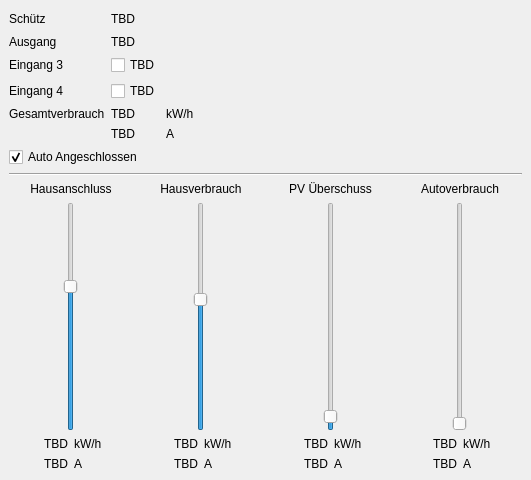
<?xml version="1.0" encoding="UTF-8"?>
<ui version="4.0">
 <class>MainWindow</class>
 <widget class="QMainWindow" name="MainWindow">
  <property name="geometry">
   <rect>
    <x>0</x>
    <y>0</y>
    <width>531</width>
    <height>480</height>
   </rect>
  </property>
  <property name="windowTitle">
   <string>MainWindow</string>
  </property>
  <widget class="QWidget" name="centralwidget">
   <layout class="QVBoxLayout" name="verticalLayout">
    <item>
     <layout class="QGridLayout" name="gridLayout_2">
      <item row="0" column="0">
       <widget class="QLabel" name="label_9">
        <property name="text">
         <string>Schütz</string>
        </property>
       </widget>
      </item>
      <item row="0" column="2">
       <widget class="QLabel" name="label_23">
        <property name="text">
         <string/>
        </property>
       </widget>
      </item>
      <item row="1" column="2">
       <widget class="QLabel" name="label_24">
        <property name="text">
         <string/>
        </property>
       </widget>
      </item>
      <item row="3" column="2">
       <widget class="QLabel" name="label_26">
        <property name="text">
         <string/>
        </property>
       </widget>
      </item>
      <item row="0" column="3">
       <spacer name="horizontalSpacer">
        <property name="orientation">
         <enum>Qt::Horizontal</enum>
        </property>
        <property name="sizeHint" stdset="0">
         <size>
          <width>40</width>
          <height>20</height>
         </size>
        </property>
       </spacer>
      </item>
      <item row="4" column="1">
       <widget class="QLabel" name="label_sum_consumption_kwh">
        <property name="text">
         <string>TBD</string>
        </property>
       </widget>
      </item>
      <item row="2" column="0">
       <widget class="QLabel" name="label_30">
        <property name="text">
         <string>Eingang 3</string>
        </property>
       </widget>
      </item>
      <item row="2" column="2">
       <widget class="QLabel" name="label_25">
        <property name="text">
         <string/>
        </property>
       </widget>
      </item>
      <item row="4" column="2">
       <widget class="QLabel" name="label_27">
        <property name="text">
         <string>kW/h</string>
        </property>
       </widget>
      </item>
      <item row="1" column="1">
       <widget class="QLabel" name="label_out">
        <property name="text">
         <string>TBD</string>
        </property>
       </widget>
      </item>
      <item row="3" column="0">
       <widget class="QLabel" name="label_31">
        <property name="text">
         <string>Eingang 4</string>
        </property>
       </widget>
      </item>
      <item row="0" column="1">
       <widget class="QLabel" name="label_contactor">
        <property name="text">
         <string>TBD</string>
        </property>
       </widget>
      </item>
      <item row="5" column="1">
       <widget class="QLabel" name="label_sum_consumption_a">
        <property name="text">
         <string>TBD</string>
        </property>
       </widget>
      </item>
      <item row="1" column="0">
       <widget class="QLabel" name="label_29">
        <property name="text">
         <string>Ausgang</string>
        </property>
       </widget>
      </item>
      <item row="5" column="2">
       <widget class="QLabel" name="label_8">
        <property name="text">
         <string>A</string>
        </property>
       </widget>
      </item>
      <item row="4" column="0">
       <widget class="QLabel" name="label_17">
        <property name="text">
         <string>Gesamtverbrauch</string>
        </property>
       </widget>
      </item>
      <item row="2" column="1">
       <widget class="QCheckBox" name="checkbox_in3">
        <property name="text">
         <string>TBD</string>
        </property>
       </widget>
      </item>
      <item row="3" column="1">
       <widget class="QCheckBox" name="checkbox_in4">
        <property name="text">
         <string>TBD</string>
        </property>
       </widget>
      </item>
     </layout>
    </item>
    <item>
     <widget class="QCheckBox" name="checkbox_car_connected">
      <property name="text">
       <string>Auto Angeschlossen</string>
      </property>
      <property name="checked">
       <bool>true</bool>
      </property>
     </widget>
    </item>
    <item>
     <widget class="Line" name="line">
      <property name="orientation">
       <enum>Qt::Horizontal</enum>
      </property>
     </widget>
    </item>
    <item>
     <layout class="QGridLayout" name="gridLayout">
      <item row="5" column="0">
       <layout class="QHBoxLayout" name="horizontalLayout_6">
        <item>
         <widget class="QLabel" name="label_main_a">
          <property name="text">
           <string>TBD</string>
          </property>
          <property name="alignment">
           <set>Qt::AlignRight|Qt::AlignTrailing|Qt::AlignVCenter</set>
          </property>
         </widget>
        </item>
        <item>
         <widget class="QLabel" name="label">
          <property name="text">
           <string>A</string>
          </property>
         </widget>
        </item>
       </layout>
      </item>
      <item row="1" column="1">
       <widget class="QSlider" name="slider_house_consumption">
        <property name="sizePolicy">
         <sizepolicy hsizetype="Expanding" vsizetype="Expanding">
          <horstretch>0</horstretch>
          <verstretch>0</verstretch>
         </sizepolicy>
        </property>
        <property name="minimum">
         <number>-64000</number>
        </property>
        <property name="maximum">
         <number>64000</number>
        </property>
        <property name="pageStep">
         <number>1000</number>
        </property>
        <property name="value">
         <number>10000</number>
        </property>
        <property name="orientation">
         <enum>Qt::Vertical</enum>
        </property>
       </widget>
      </item>
      <item row="1" column="0">
       <widget class="QSlider" name="slider_main">
        <property name="sizePolicy">
         <sizepolicy hsizetype="Expanding" vsizetype="Expanding">
          <horstretch>0</horstretch>
          <verstretch>0</verstretch>
         </sizepolicy>
        </property>
        <property name="maximum">
         <number>128000</number>
        </property>
        <property name="pageStep">
         <number>1000</number>
        </property>
        <property name="value">
         <number>64000</number>
        </property>
        <property name="orientation">
         <enum>Qt::Vertical</enum>
        </property>
       </widget>
      </item>
      <item row="1" column="3">
       <widget class="QSlider" name="slider_pv_excess">
        <property name="sizePolicy">
         <sizepolicy hsizetype="Expanding" vsizetype="Expanding">
          <horstretch>0</horstretch>
          <verstretch>0</verstretch>
         </sizepolicy>
        </property>
        <property name="maximum">
         <number>64000</number>
        </property>
        <property name="pageStep">
         <number>1000</number>
        </property>
        <property name="value">
         <number>2000</number>
        </property>
        <property name="orientation">
         <enum>Qt::Vertical</enum>
        </property>
       </widget>
      </item>
      <item row="0" column="1">
       <widget class="QLabel" name="label_4">
        <property name="text">
         <string>Hausverbrauch</string>
        </property>
        <property name="alignment">
         <set>Qt::AlignCenter</set>
        </property>
       </widget>
      </item>
      <item row="0" column="4">
       <widget class="QLabel" name="label_car_consumption_title">
        <property name="text">
         <string>Autoverbrauch</string>
        </property>
        <property name="alignment">
         <set>Qt::AlignCenter</set>
        </property>
       </widget>
      </item>
      <item row="3" column="1">
       <layout class="QHBoxLayout" name="horizontalLayout_3">
        <item>
         <widget class="QLabel" name="label_house_consumption_kwh">
          <property name="text">
           <string>TBD</string>
          </property>
          <property name="alignment">
           <set>Qt::AlignRight|Qt::AlignTrailing|Qt::AlignVCenter</set>
          </property>
         </widget>
        </item>
        <item>
         <widget class="QLabel" name="label_20">
          <property name="text">
           <string>kW/h</string>
          </property>
         </widget>
        </item>
       </layout>
      </item>
      <item row="1" column="4">
       <widget class="QSlider" name="slider_car_consumption">
        <property name="sizePolicy">
         <sizepolicy hsizetype="Expanding" vsizetype="Expanding">
          <horstretch>0</horstretch>
          <verstretch>0</verstretch>
         </sizepolicy>
        </property>
        <property name="maximum">
         <number>32000</number>
        </property>
        <property name="pageStep">
         <number>1000</number>
        </property>
        <property name="orientation">
         <enum>Qt::Vertical</enum>
        </property>
       </widget>
      </item>
      <item row="3" column="3">
       <layout class="QHBoxLayout" name="horizontalLayout_4">
        <item>
         <widget class="QLabel" name="label_pv_excess_kwh">
          <property name="text">
           <string>TBD</string>
          </property>
          <property name="alignment">
           <set>Qt::AlignRight|Qt::AlignTrailing|Qt::AlignVCenter</set>
          </property>
         </widget>
        </item>
        <item>
         <widget class="QLabel" name="label_21">
          <property name="text">
           <string>kW/h</string>
          </property>
         </widget>
        </item>
       </layout>
      </item>
      <item row="3" column="0">
       <layout class="QHBoxLayout" name="horizontalLayout_2">
        <item>
         <widget class="QLabel" name="label_main_kwh">
          <property name="text">
           <string>TBD</string>
          </property>
          <property name="alignment">
           <set>Qt::AlignRight|Qt::AlignTrailing|Qt::AlignVCenter</set>
          </property>
         </widget>
        </item>
        <item>
         <widget class="QLabel" name="label_19">
          <property name="text">
           <string>kW/h</string>
          </property>
         </widget>
        </item>
       </layout>
      </item>
      <item row="3" column="4">
       <layout class="QHBoxLayout" name="horizontalLayout_5">
        <item>
         <widget class="QLabel" name="label_car_consumption_kwh">
          <property name="text">
           <string>TBD</string>
          </property>
          <property name="alignment">
           <set>Qt::AlignRight|Qt::AlignTrailing|Qt::AlignVCenter</set>
          </property>
         </widget>
        </item>
        <item>
         <widget class="QLabel" name="label_7">
          <property name="text">
           <string>kW/h</string>
          </property>
         </widget>
        </item>
       </layout>
      </item>
      <item row="0" column="3">
       <widget class="QLabel" name="label_6">
        <property name="text">
         <string>PV Überschuss</string>
        </property>
        <property name="alignment">
         <set>Qt::AlignCenter</set>
        </property>
       </widget>
      </item>
      <item row="0" column="0">
       <widget class="QLabel" name="label_3">
        <property name="sizePolicy">
         <sizepolicy hsizetype="Preferred" vsizetype="Preferred">
          <horstretch>0</horstretch>
          <verstretch>0</verstretch>
         </sizepolicy>
        </property>
        <property name="text">
         <string>Hausanschluss</string>
        </property>
        <property name="alignment">
         <set>Qt::AlignCenter</set>
        </property>
       </widget>
      </item>
      <item row="5" column="1">
       <layout class="QHBoxLayout" name="horizontalLayout_7">
        <item>
         <widget class="QLabel" name="label_house_consumption_a">
          <property name="text">
           <string>TBD</string>
          </property>
          <property name="alignment">
           <set>Qt::AlignRight|Qt::AlignTrailing|Qt::AlignVCenter</set>
          </property>
         </widget>
        </item>
        <item>
         <widget class="QLabel" name="label_5">
          <property name="text">
           <string>A</string>
          </property>
         </widget>
        </item>
       </layout>
      </item>
      <item row="5" column="3">
       <layout class="QHBoxLayout" name="horizontalLayout_8">
        <item>
         <widget class="QLabel" name="label_pv_excess_a">
          <property name="text">
           <string>TBD</string>
          </property>
          <property name="alignment">
           <set>Qt::AlignRight|Qt::AlignTrailing|Qt::AlignVCenter</set>
          </property>
         </widget>
        </item>
        <item>
         <widget class="QLabel" name="label_11">
          <property name="text">
           <string>A</string>
          </property>
         </widget>
        </item>
       </layout>
      </item>
      <item row="5" column="4">
       <layout class="QHBoxLayout" name="horizontalLayout_9">
        <item>
         <widget class="QLabel" name="label_car_consumption_a">
          <property name="text">
           <string>TBD</string>
          </property>
          <property name="alignment">
           <set>Qt::AlignRight|Qt::AlignTrailing|Qt::AlignVCenter</set>
          </property>
         </widget>
        </item>
        <item>
         <widget class="QLabel" name="label_13">
          <property name="text">
           <string>A</string>
          </property>
         </widget>
        </item>
       </layout>
      </item>
     </layout>
    </item>
   </layout>
  </widget>
 </widget>
 <resources/>
 <connections/>
</ui>
